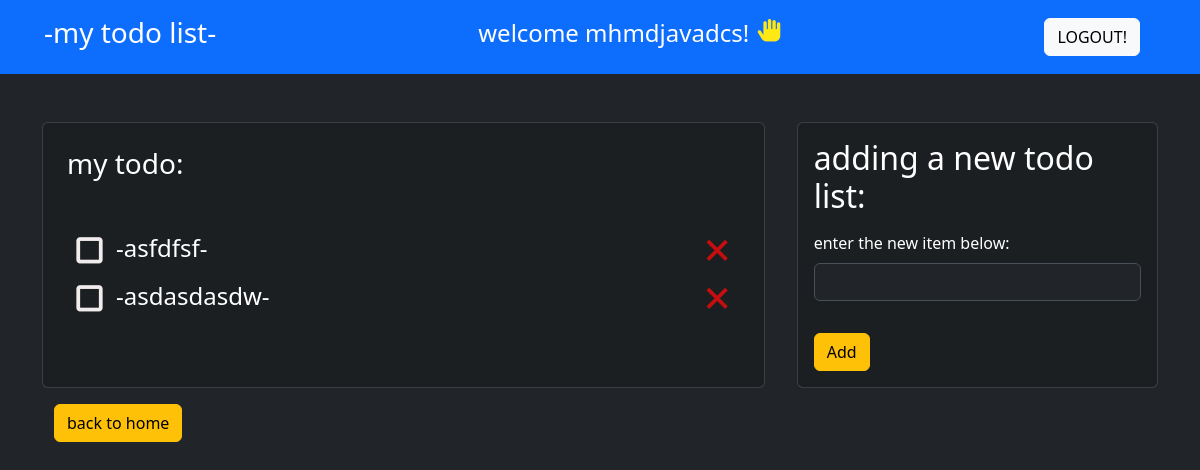
Page /1 (signed in) on the earlier database version.
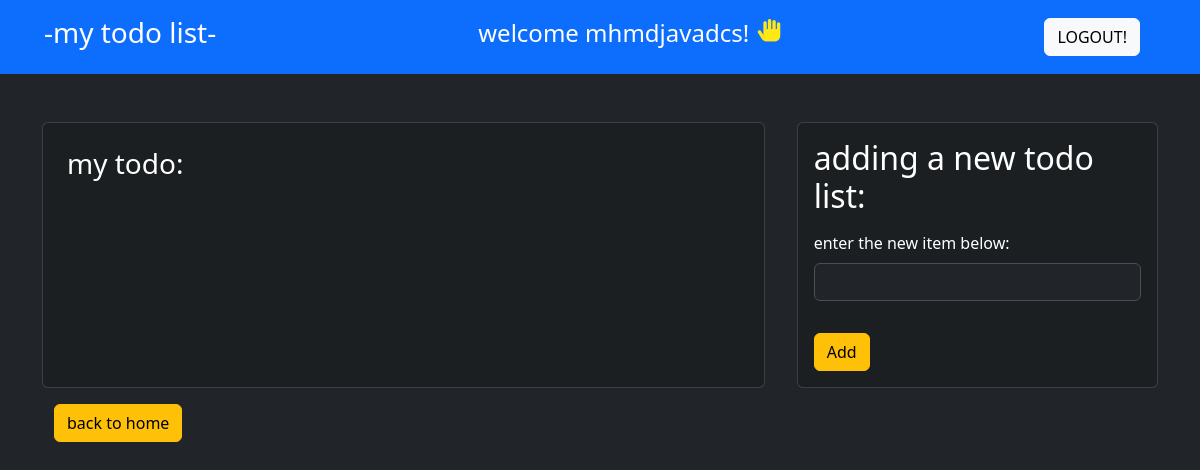
Same page on the later database version.
### main/models.py (models this page shows, shortened)
class ToDoList(models.Model):
    user = models.ForeignKey(User, on_delete=models.CASCADE, default=None)
    name = models.CharField(max_length=200)

class Item(models.Model):
    todo_list = models.ForeignKey(ToDoList, on_delete=models.CASCADE, related_name='list')
    text = models.CharField(max_length=300)
    complete = models.BooleanField(default=False)

### main/views.py (the view)
# urls.py: path('<int:pk>', index_view ,name='index'),
@login_required
def index_view(request, pk):
    try:
        ls = ToDoList.objects.get(pk = pk)
    except ToDoList.DoesNotExist:
        return redirect('home')
    if(request.user == ls.user):
        items = Item.objects.filter(todo_list=ls)
        return render(request, 'index.html', {'ls': ls, 'items': items})
    else:
        return redirect('home')

### main/templates/index.html (shortened to what this page needs)
{% extends 'base.html' %}
{% block content %}
   <div class="container mt-5">
        <div class="my-container">
            <div class="card my-card text-white p-4">
                <h3 class="card-title mb-5">
                    {{ls.name}}:
                </h3>
                    {% for item in items %}
                    <div class="outer-line">
                    <div class="line">
                        {% if item.complete %}
                            <a href={% url 'update_item' ls.pk item.pk %}><i class='bx bx-checkbox-checked' style='color:#f1ecec' ></i></a>
                            <h4 class="p-1 col"><del>-{{item.text}}-</del></h4>
                        {%else%}
                            <a href={% url 'update_item' ls.pk item.pk %} ><i class='bx bx-checkbox' style='color:#f1ecec'  ></i></a>
                            <h4 class="p-1 col">-{{item.text}}-</h4>
                        {% endif %}
                        </div>
                        <a href={% url 'delete_item' ls.pk item.pk %}>
                            <i class='bx bx-x' style='color:#c50e0e'  ></i>
                        </a>
                        </div>
                    {% endfor %}
            </div>
            <div class="col card my-card p-3 text-white">
                <h2>adding a new todo list:</h2>
                <form action={% url 'new_item' ls.pk %} method="post">
                    <div class="mb-3 mt-2">
                    <label for="exampleInputEmail1" class="form-label">enter the new item below:</label>
                    <input type="text" class="form-control" id="exampleInputEmail1" aria-describedby="emailHelp" name="text">
                    </div>
                    <button type="submit" class="btn btn-warning mt-3">Add</button>
                </form>
            </div
        </div>
   </div>
   <div class="container">
        <a href="{% url 'home' %}" class="btn btn-warning mt-3">
            back to home
        </a>
   </div>
{% endblock content %}

### main/templates/base.html (shortened to what this page needs)
<!DOCTYPE html>
<html lang="en" data-bs-theme="dark">
<head>
    <link href="https://cdn.jsdelivr.net/npm/bootstrap@5.3.3/dist/css/bootstrap.min.css" rel="stylesheet">
    <link href='https://unpkg.com/boxicons@2.1.4/css/boxicons.min.css' rel='stylesheet'>
</head>
<body class="my-bg text-white">
    <nav class="navbar navbar-expand-lg bg-primary">
        <div class="container-fluid">
          <a class="h3 ml-3" href="{% url 'home' %}">-my todo list-</a>
          {% if request.user.is_authenticated %}
            <h4>
                welcome {{request.user.username}}!
                <i class='bx bxs-hand bx-tada' style='color:#ffe814; font-size: 27px;' ></i>
            </h4>
          {% endif %}
          {% if request.user.is_authenticated %}
              <a class="btn btn-light me-5" href={% url 'logout' %}>
                    LOGOUT!
          {% else %}
              <a class="btn btn-light me-5" href={% url 'signup' %}>
                    SIGNUP!
              </a>
          {% endif %}
        </div>
      </nav>
    {% block content %}
    {% endblock content %}
</body>
</html>

### main/templates/base.html (style rules this page uses)
.ml-3 { margin-left: 2rem; margin-top: 0.5rem; padding-bottom: 0.5rem; }
a { text-decoration: none; color: inherit; }
.my-bg { background-color: #212529; }
.my-card { background-color: #1B1F22; }
.my-container { display: grid; grid-template-columns: 2fr 1fr; }

### main/templates/index.html (style rules this page uses)
.my-container { gap: 2rem; }

Differences in the rows shown:
removed Item: text "asfdfsf"
removed Item: text "asdasdasdw"
